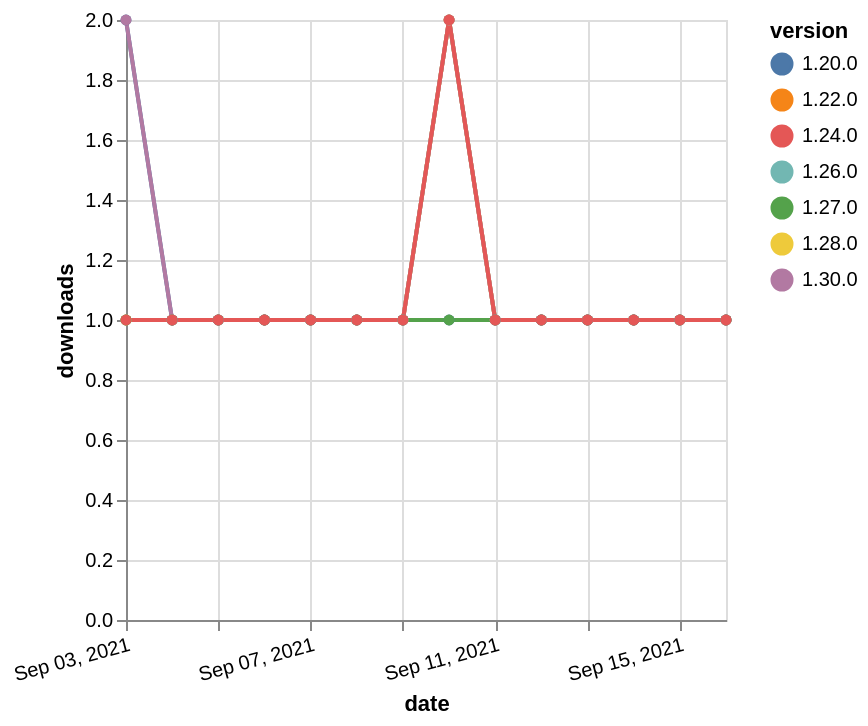

This figure's Vega-Lite source:
### Vega-Lite specification from a JSON file in a GitHub repository (floating-point values rounded to 4 significant figures)
{"$schema": "https://vega.github.io/schema/vega-lite/v5.json", "description": "A simple bar chart with embedded data.", "data": {"values": [{"date": "2021-09-03", "total": 285, "delta": 1, "version": "1.22.0"}, {"date": "2021-09-04", "total": 286, "delta": 1, "version": "1.22.0"}, {"date": "2021-09-05", "total": 287, "delta": 1, "version": "1.22.0"}, {"date": "2021-09-06", "total": 288, "delta": 1, "version": "1.22.0"}, {"date": "2021-09-07", "total": 289, "delta": 1, "version": "1.22.0"}, {"date": "2021-09-08", "total": 290, "delta": 1, "version": "1.22.0"}, {"date": "2021-09-09", "total": 291, "delta": 1, "version": "1.22.0"}, {"date": "2021-09-10", "total": 293, "delta": 2, "version": "1.22.0"}, {"date": "2021-09-11", "total": 294, "delta": 1, "version": "1.22.0"}, {"date": "2021-09-12", "total": 295, "delta": 1, "version": "1.22.0"}, {"date": "2021-09-13", "total": 296, "delta": 1, "version": "1.22.0"}, {"date": "2021-09-14", "total": 297, "delta": 1, "version": "1.22.0"}, {"date": "2021-09-15", "total": 298, "delta": 1, "version": "1.22.0"}, {"date": "2021-09-16", "total": 299, "delta": 1, "version": "1.22.0"}, {"date": "2021-09-03", "total": 153, "delta": 1, "version": "1.28.0"}, {"date": "2021-09-04", "total": 154, "delta": 1, "version": "1.28.0"}, {"date": "2021-09-05", "total": 155, "delta": 1, "version": "1.28.0"}, {"date": "2021-09-06", "total": 156, "delta": 1, "version": "1.28.0"}, {"date": "2021-09-07", "total": 157, "delta": 1, "version": "1.28.0"}, {"date": "2021-09-08", "total": 158, "delta": 1, "version": "1.28.0"}, {"date": "2021-09-09", "total": 159, "delta": 1, "version": "1.28.0"}, {"date": "2021-09-10", "total": 161, "delta": 2, "version": "1.28.0"}, {"date": "2021-09-11", "total": 162, "delta": 1, "version": "1.28.0"}, {"date": "2021-09-12", "total": 163, "delta": 1, "version": "1.28.0"}, {"date": "2021-09-13", "total": 164, "delta": 1, "version": "1.28.0"}, {"date": "2021-09-14", "total": 165, "delta": 1, "version": "1.28.0"}, {"date": "2021-09-15", "total": 166, "delta": 1, "version": "1.28.0"}, {"date": "2021-09-16", "total": 167, "delta": 1, "version": "1.28.0"}, {"date": "2021-09-03", "total": 142, "delta": 1, "version": "1.26.0"}, {"date": "2021-09-04", "total": 143, "delta": 1, "version": "1.26.0"}, {"date": "2021-09-05", "total": 144, "delta": 1, "version": "1.26.0"}, {"date": "2021-09-06", "total": 145, "delta": 1, "version": "1.26.0"}, {"date": "2021-09-07", "total": 146, "delta": 1, "version": "1.26.0"}, {"date": "2021-09-08", "total": 147, "delta": 1, "version": "1.26.0"}, {"date": "2021-09-09", "total": 148, "delta": 1, "version": "1.26.0"}, {"date": "2021-09-10", "total": 150, "delta": 2, "version": "1.26.0"}, {"date": "2021-09-11", "total": 151, "delta": 1, "version": "1.26.0"}, {"date": "2021-09-12", "total": 152, "delta": 1, "version": "1.26.0"}, {"date": "2021-09-13", "total": 153, "delta": 1, "version": "1.26.0"}, {"date": "2021-09-14", "total": 154, "delta": 1, "version": "1.26.0"}, {"date": "2021-09-15", "total": 155, "delta": 1, "version": "1.26.0"}, {"date": "2021-09-16", "total": 156, "delta": 1, "version": "1.26.0"}, {"date": "2021-09-03", "total": 212, "delta": 2, "version": "1.20.0"}, {"date": "2021-09-04", "total": 213, "delta": 1, "version": "1.20.0"}, {"date": "2021-09-05", "total": 214, "delta": 1, "version": "1.20.0"}, {"date": "2021-09-06", "total": 215, "delta": 1, "version": "1.20.0"}, {"date": "2021-09-07", "total": 216, "delta": 1, "version": "1.20.0"}, {"date": "2021-09-08", "total": 217, "delta": 1, "version": "1.20.0"}, {"date": "2021-09-09", "total": 218, "delta": 1, "version": "1.20.0"}, {"date": "2021-09-10", "total": 219, "delta": 1, "version": "1.20.0"}, {"date": "2021-09-11", "total": 220, "delta": 1, "version": "1.20.0"}, {"date": "2021-09-12", "total": 221, "delta": 1, "version": "1.20.0"}, {"date": "2021-09-13", "total": 222, "delta": 1, "version": "1.20.0"}, {"date": "2021-09-14", "total": 223, "delta": 1, "version": "1.20.0"}, {"date": "2021-09-15", "total": 224, "delta": 1, "version": "1.20.0"}, {"date": "2021-09-16", "total": 225, "delta": 1, "version": "1.20.0"}, {"date": "2021-09-03", "total": 136, "delta": 1, "version": "1.27.0"}, {"date": "2021-09-04", "total": 137, "delta": 1, "version": "1.27.0"}, {"date": "2021-09-05", "total": 138, "delta": 1, "version": "1.27.0"}, {"date": "2021-09-06", "total": 139, "delta": 1, "version": "1.27.0"}, {"date": "2021-09-07", "total": 140, "delta": 1, "version": "1.27.0"}, {"date": "2021-09-08", "total": 141, "delta": 1, "version": "1.27.0"}, {"date": "2021-09-09", "total": 142, "delta": 1, "version": "1.27.0"}, {"date": "2021-09-10", "total": 143, "delta": 1, "version": "1.27.0"}, {"date": "2021-09-11", "total": 144, "delta": 1, "version": "1.27.0"}, {"date": "2021-09-12", "total": 145, "delta": 1, "version": "1.27.0"}, {"date": "2021-09-13", "total": 146, "delta": 1, "version": "1.27.0"}, {"date": "2021-09-14", "total": 147, "delta": 1, "version": "1.27.0"}, {"date": "2021-09-15", "total": 148, "delta": 1, "version": "1.27.0"}, {"date": "2021-09-16", "total": 149, "delta": 1, "version": "1.27.0"}, {"date": "2021-09-03", "total": 113, "delta": 2, "version": "1.30.0"}, {"date": "2021-09-04", "total": 114, "delta": 1, "version": "1.30.0"}, {"date": "2021-09-05", "total": 115, "delta": 1, "version": "1.30.0"}, {"date": "2021-09-06", "total": 116, "delta": 1, "version": "1.30.0"}, {"date": "2021-09-07", "total": 117, "delta": 1, "version": "1.30.0"}, {"date": "2021-09-08", "total": 118, "delta": 1, "version": "1.30.0"}, {"date": "2021-09-09", "total": 119, "delta": 1, "version": "1.30.0"}, {"date": "2021-09-10", "total": 121, "delta": 2, "version": "1.30.0"}, {"date": "2021-09-11", "total": 122, "delta": 1, "version": "1.30.0"}, {"date": "2021-09-12", "total": 123, "delta": 1, "version": "1.30.0"}, {"date": "2021-09-13", "total": 124, "delta": 1, "version": "1.30.0"}, {"date": "2021-09-14", "total": 125, "delta": 1, "version": "1.30.0"}, {"date": "2021-09-15", "total": 126, "delta": 1, "version": "1.30.0"}, {"date": "2021-09-16", "total": 127, "delta": 1, "version": "1.30.0"}, {"date": "2021-09-03", "total": 167, "delta": 1, "version": "1.24.0"}, {"date": "2021-09-04", "total": 168, "delta": 1, "version": "1.24.0"}, {"date": "2021-09-05", "total": 169, "delta": 1, "version": "1.24.0"}, {"date": "2021-09-06", "total": 170, "delta": 1, "version": "1.24.0"}, {"date": "2021-09-07", "total": 171, "delta": 1, "version": "1.24.0"}, {"date": "2021-09-08", "total": 172, "delta": 1, "version": "1.24.0"}, {"date": "2021-09-09", "total": 173, "delta": 1, "version": "1.24.0"}, {"date": "2021-09-10", "total": 175, "delta": 2, "version": "1.24.0"}, {"date": "2021-09-11", "total": 176, "delta": 1, "version": "1.24.0"}, {"date": "2021-09-12", "total": 177, "delta": 1, "version": "1.24.0"}, {"date": "2021-09-13", "total": 178, "delta": 1, "version": "1.24.0"}, {"date": "2021-09-14", "total": 179, "delta": 1, "version": "1.24.0"}, {"date": "2021-09-15", "total": 180, "delta": 1, "version": "1.24.0"}, {"date": "2021-09-16", "total": 181, "delta": 1, "version": "1.24.0"}]}, "width": "container", "mark": {"type": "line", "point": {"filled": true}}, "encoding": {"x": {"field": "date", "type": "temporal", "timeUnit": "yearmonthdate", "title": "date", "axis": {"labelAngle": -15}}, "y": {"field": "delta", "type": "quantitative", "title": "downloads"}, "color": {"field": "version", "type": "nominal"}, "tooltip": {"field": "delta"}}}
